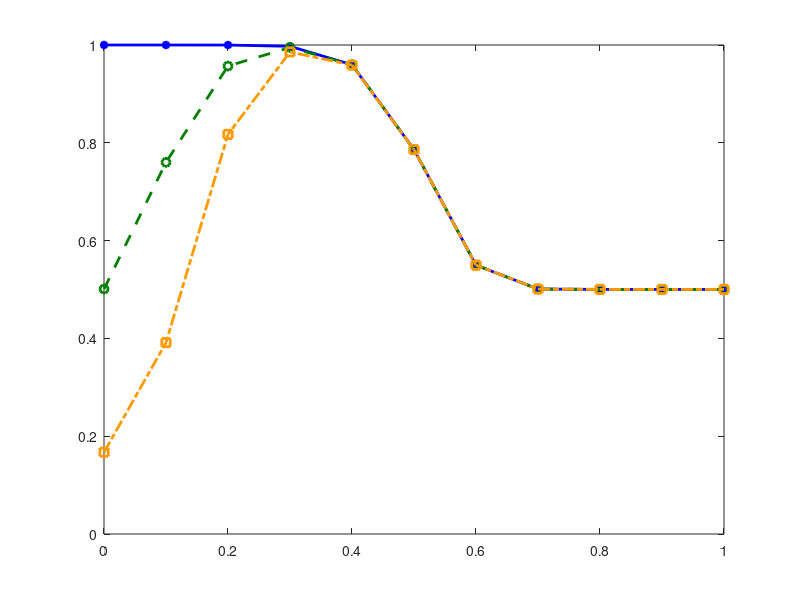

MATLAB code for this plot: (Note: this script raises an error after producing the figure.)
clear all; close;



C=[ 0         0    1.0000
         0    0.4980         0
    1.0000    0.6000         0
    0.6353    0.0784    0.1843
     0.1490    0.8588    0.5059
    .0000    0.000         0  
    0.4000    0.2000    1.0000
    ];


style={'-*','--o','-.s',':d'};
color={C(1,:),C(2,:),C(3,:),C(4,:)};
fontsize=12;

%% Tri Diagonal
%DEMO.accuracy_M(type="trid",corrupt_nnz_fac=0,lambda=.6,alpha_set=seq(from=0.0, to=1, length=10),p=1024,n=100,tol=1e-4,max_iter=10)
%DEMO.accuracy_M(type="trid",corrupt_nnz_fac=2,lambda=.6,alpha_set=seq(from=0.0, to=1, length=10),p=1024,n=100,tol=1e-4,max_iter=10)
%DEMO.accuracy_M(type="trid",corrupt_nnz_fac=10,lambda=.6,alpha_set=seq(from=0.0, to=1, length=10),p=1024,n=100,tol=1e-4,max_iter=10)
alpha=[.0001,.1,.2,.3,.4,.5,.6,.7,.8,.9,1];

f1_1=[1.0000 1.0000 0.9999 0.9973 0.9596 0.7862 0.5498 0.5010 0.5002 0.5002 0.5002];
f1_2=[0.5010 0.7600 0.9570 0.9949 0.9595 0.7862 0.5498 0.5010 0.5002 0.5002 0.5002];
f1_3=[0.1673 0.3915 0.8172 0.9858 0.9588 0.7861 0.5498 0.5010 0.5002 0.5002 0.5002];




figure('Renderer', 'painters', 'Position', [0 0 1.4 1.2]*250);
plot(alpha,f1_1   ,style{1},'color',C(1,:),'LineWidth',2); hold on;
plot(alpha,f1_2   ,style{2},'color',C(2,:),'LineWidth',2); hold on;
plot(alpha,f1_3   ,style{3},'color',C(3,:),'LineWidth',2); hold on;
yline(0.9501992,'r-','LineWidth',2)


xticks([.0001,.2,.4,.6,.8,1])
xticklabels({'$10^{-4}$','$0.2$','$0.4$','$0.6$','$0.8$','$1$'})


%legend({'$\alpha=0.05$','$\alpha=0.1$','$\alpha=0.2$'},'interpreter','latex','location','southeast');

ylabel('F1--Score','interpreter','latex','fontsize',18);
xlabel('Bias Parameter ($\eta$)','interpreter','latex','fontsize',18);
%xticks(lambda)

%legend boxoff
set(gca,'fontsize',16);
set(gca,'TickLabelInterpreter','latex');
set(gca,'XMinorTick','on','YMinorTick','on')
tightfig;
saveas(gcf,'Figure3a','pdf')


%% Rand 
%DEMO.accuracy_M(type="rand",corrupt_nnz_fac=0,lambda=.6,alpha_set=seq(from=0.0, to=1, length=10),p=1024,n=100,tol=1e-4,max_iter=10)
%DEMO.accuracy_M(type="rand",corrupt_nnz_fac=1,lambda=.6,alpha_set=seq(from=0.0, to=1, length=10),p=1024,n=100,tol=1e-4,max_iter=10)
%DEMO.accuracy_M(type="rand",corrupt_nnz_fac=10,lambda=.6,alpha_set=seq(from=0.0, to=1, length=10),p=1024,n=100,tol=1e-4,max_iter=10)
alpha=[.0001,.1,.2,.3,.4,.5,.6,.7,.8,.9,1];
 
f1_1=[1.0000 0.8504 0.6653 0.4801 0.3564 0.3040 0.2886 0.2860 0.2860 0.2860 0.2860];
f1_2=[0.5017 0.6230 0.6268 0.4782 0.3564 0.3040 0.2886 0.2860 0.2860 0.2860 0.2860];
f1_3=[0.1677 0.3045 0.5143 0.4721 0.3563 0.3040 0.2886 0.2860 0.2860 0.2860 0.2860];

figure('Renderer', 'painters', 'Position', [0 0 1.4 1.2]*250);
plot(alpha,f1_1   ,style{1},'color',C(1,:),'LineWidth',2); hold on;
plot(alpha,f1_2   ,style{2},'color',C(2,:),'LineWidth',2); hold on;
plot(alpha,f1_3   ,style{3},'color',C(3,:),'LineWidth',2); hold on;
yline(0.3899652,'r-','LineWidth',2)

xticks([.0001,.2,.4,.6,.8,1])
xticklabels({'$10^{-4}$','$0.2$','$0.4$','$0.6$','$0.8$','$1$'})

legend({'$c=0$','$c=2$','$c=10$'},'interpreter','latex','location','northeast','fontsize',18);

%ylabel('Runtime (sec)','interpreter','latex')
xlabel('Bias Parameter ($\eta$)','interpreter','latex','fontsize',18);
%xticks(lambda)

legend boxoff
set(gca,'fontsize',16);
set(gca,'TickLabelInterpreter','latex');
set(gca,'XMinorTick','on','YMinorTick','on')
tightfig;
saveas(gcf,'Figure3b','pdf')